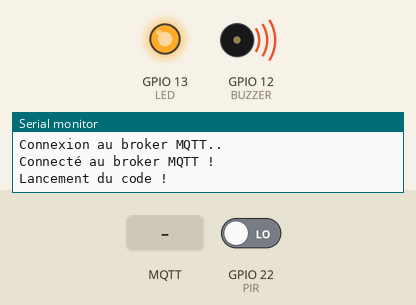
A program run on a simulated ESP32. Parts: output pins drawn as LEDs (lit = HIGH), buzzer (waves = sounding), the last lines printed to the serial monitor. The inputs (shaded band) are chosen by the test bench; at power-on: GPIO 22 (PIR) LOW. WiFi joins after 1.5 s; servers stay silent unless stated; no MQTT or app messages arrive unless stated.

Above: at 2.7 s.
2.8 s: GPIO 22 (PIR) driven HIGH
At 5.6 s:
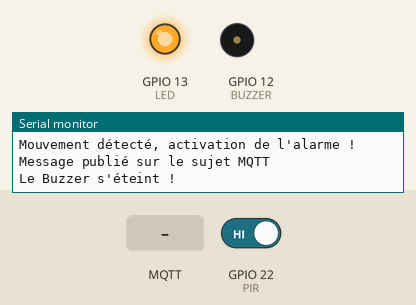
5.8 s: MQTT message "1" arrives on the first subscribed topic
7.3 s: MQTT message "on" arrives on the first subscribed topic
8.8 s: MQTT message "off" arrives on the first subscribed topic
At 12.5 s:
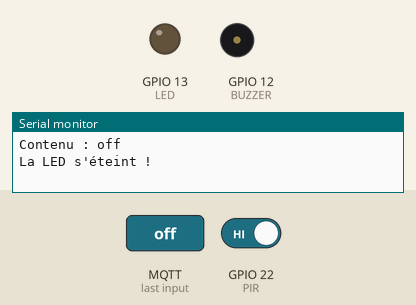
Timing chart, 0 to 12.8 s (numbered marks = the images above; inputs shaded):
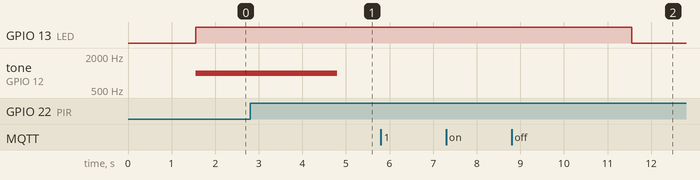

The program:

main.cpp
```cpp
#include <Arduino.h>
#include <WiFi.h>
#include <PubSubClient.h>

#define LED 13
#define BUZZER 12
#define PIR 22


volatile bool motionDetected = false;

// variables modifiées avec messages récupérés dans mqtt
int durationLed = 10000; // durée pendant laquelle la led est allumée
int durationBuzzer = 3000; // durée pendant laquelle le buzzer est allumé
volatile bool activeLed = true; // est-ce que la led doit être allumée
volatile bool activeBuzzer = true; // est-ce que le buzzer doit être allumé

// test boucle
int endActiveLed = 0;
int endActiveBuzzer = 0;
bool activeAlarm = true;


//pour connexion wifi -----------------------------------------------------------------------------
const char* ssid = ""; // nom du réseau wifi
const char* password = ""; // mot de passe
//pour connexion mqtt
const char *mqtt_broker = "broker.emqx.io";
const char *mqtt_topic = "Ynov/Rennes/Mouvtrack";
const int mqtt_port = 1883;
//
WiFiClient espClient;
PubSubClient client(espClient);
// ------------------------------------------------------------------------------------------------


// fonction pour récupérer message MQTT -----------------------------------------------------------
void callback(char* mqtt_topic, byte* payload, unsigned int length) {
  Serial.print("Message reçu sur le sujet : ");
  Serial.println(mqtt_topic);
  Serial.print("Contenu : ");
  //Serial.print((char)payload);
  for (unsigned int i = 0; i < length; i++) {
    Serial.print((char)payload[i]);
  }
  Serial.println();
}
// ------------------------------------------------------------------------------------------------


// fonction appelée lors de la détection de mouvement ---------------------------------------------
void IRAM_ATTR handleMotionDetected() {
  Serial.println("Mouvement détecté !");
  motionDetected = true;
}
// ------------------------------------------------------------------------------------------------


// initialisation du code -------------------------------------------------------------------------
void setup() {
  Serial.begin(115200);

  // connexion au wifi --------------------------
  WiFi.begin(ssid, password);
  while (WiFi.status() != WL_CONNECTED) {
    delay(500);
    Serial.println("Connexion au WiFi..");
  }
  Serial.println("Connecté au WiFi !");
  // --------------------------------------------


  // connexion au mqtt --------------------------
  client.setCallback(callback); // récupération de message
  client.setServer(mqtt_broker, mqtt_port);
  // tentative de connexion au mqtt
  while (!client.connected()) {
    Serial.println("Connexion au broker MQTT..");
    if (client.connect("client_id")) {
      Serial.println("Connecté au broker MQTT !");
      client.subscribe(mqtt_topic);
    } else {
      Serial.print("Echec de la connexion MQTT !");
      Serial.println(client.state());
      delay(5000);
    }
  }

  // initialisation du buzzer, led et détecteur
  pinMode(LED, OUTPUT);
  pinMode(BUZZER, OUTPUT);
  pinMode(PIR, INPUT);
  attachInterrupt(digitalPinToInterrupt(PIR), handleMotionDetected, RISING); // fonction d'interruption pour détection mouvement

  Serial.println("Lancement du code !");
}
// ------------------------------------------------------------------------------------------------


// boucle principale ------------------------------------------------------------------------------
void loop() {

  client.loop();

  // lancé lorsqu'il y a un mouvement
  if (motionDetected) {
    Serial.println("Mouvement détecté, activation de l'alarme !");
    //activeAlarm = true; // commenté car problème détecteur
    //digitalWrite(LED, HIGH);
    //tone(BUZZER, 1000);
    motionDetected = false;
    //delay(1000);

    if (client.connected()) {
      client.publish(mqtt_topic, "Intrusion détectée !");
      Serial.println("Message publié sur le sujet MQTT");
      delay(2000);
    } else {
      Serial.println("Non connecté au broker MQTT");
    }
  }


  /*if (client.connected()) { // test d'envoi de message toute les 5 secondes
    client.publish(mqtt_topic, "Intrusion détectée test !");
    //Serial.println("Message publié sur le sujet MQTT");
    delay(5000);
  } else {
    Serial.println("Non connecté au broker MQTT");
  }*/


  // gestion de la boucle pour la durée de l'alarme (LED + buzzer)
  if (activeAlarm == true) { // activé à l'initialisation du code
    activeAlarm = false;
    if (activeLed == true) {
      endActiveLed = millis() + durationLed;
      digitalWrite(LED, HIGH);
    } else {Serial.print("LED désactivée !");}

    if (activeBuzzer == true) {
      endActiveBuzzer = millis() + durationBuzzer;
      tone(BUZZER, 1000);
    } else {Serial.print("Buzzer désactivé !");}
  }

  if (millis() >= endActiveLed && endActiveLed != 0) {
    endActiveLed = 0; // reset de la variable pour éviter que la led ne s'éteigne plusieurs fois
    digitalWrite(LED, LOW);
    Serial.print("La LED s'éteint !");
  }
  if (millis() >= endActiveBuzzer && endActiveBuzzer != 0) {
    endActiveBuzzer = 0;
    noTone(BUZZER); // pour le moment commenté car erreur: LEDC not initialized
    Serial.print("Le Buzzer s'éteint !");
  }


  // test du timer de la led
  //int testTime = millis();
  //Serial.println(testTime);


  // désactivation du buzzer et led après mouvement
  //digitalWrite(LED, LOW);
  //noTone(BUZZER);
  //delay(1000);


  //test += 1; // pour connaître le nombre de boucles
  //Serial.println(test);
}
```
